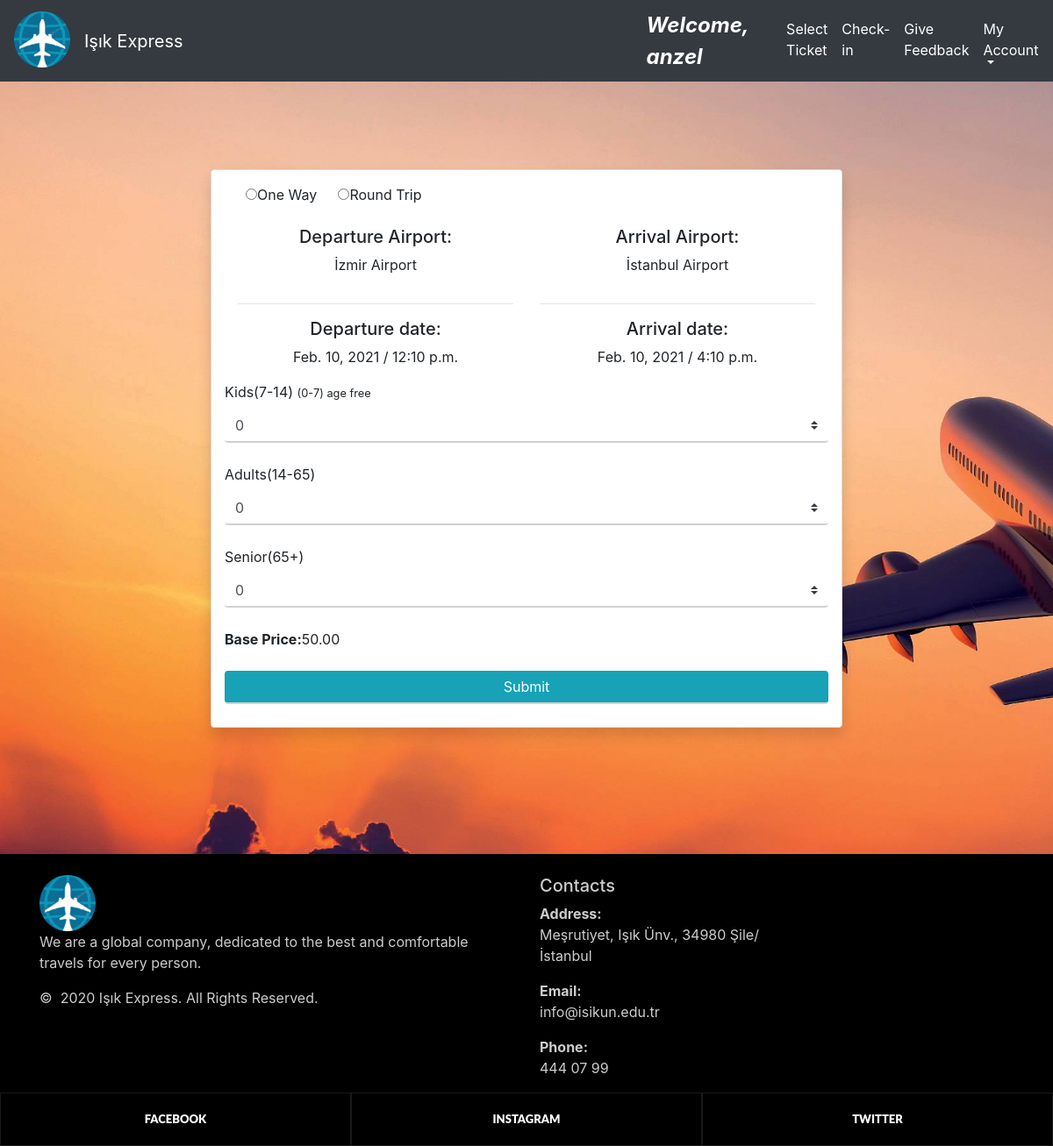
Screenshot of /selected_flight/54 (signed in) with the database file from the repository.
### home/models.py (models this page shows, shortened)
class Flight(models.Model):
    pnr=models.CharField(max_length=10, null=True)
    departure_time = models.DateField(auto_now_add=False, auto_now=False, null=True)
    arrival_time = models.DateField(auto_now_add=False, auto_now=False, null=True)
    departure_hour=models.TimeField(auto_now=False, auto_now_add=False, null=True)
    arrival_hour = models.TimeField(auto_now=False, auto_now_add=False, null=True)
    from_airport = models.ForeignKey(Airport, null=True,on_delete=models.SET_NULL, related_name="from_airport")
    to_airport = models.ForeignKey(Airport, null=True,on_delete=models.SET_NULL, related_name="to_airport")
    price= models.DecimalField(max_digits=10,decimal_places=2,null=True)

class Airport(models.Model):
    name=models.CharField(max_length=255,null=True)
    address=models.CharField(max_length=500,null=True)
    def __str__(self):
        return self.name

### home/views.py (the view)
# urls.py: path('selected_flight/<int:flight_id>', views.selected_flight, name="selected_flight"),
@login_required
def selected_flight(request, flight_id):
    url = 'home/selected_flight.html'
    flight = Flight.objects.get(id=flight_id)
    return render(request, url, {'flight': flight})

### home/templates/home/selected_flight.html (shortened to what this page needs)
{% extends 'home/main.html' %}
{% load static %}
{% block content %}
<head>
    <link rel="stylesheet" type="text/css" href="{% static 'css/footer.css' %}">
    <link rel="stylesheet" type="text/css" href="{% static 'css/background.css' %}">
    <link rel="stylesheet" type="text/css" href="https://cdnjs.cloudflare.com/ajax/libs/font-awesome/4.7.0/css/font-awesome.min.css">
    <link rel="stylesheet" type="text/css" href="https://stackpath.bootstrapcdn.com/bootstrap/4.1.1/css/bootstrap.min.css">
</head>
<body class="first-info" >
<div class="card shadow mb-5 bg-white rounded text-center" style=" margin-top: 100px; " >
        <div class="row mb-3 mt-3"> <label class="radiobtn"><input type="radio" name="gender" value="male">One Way</label> <label class="radiobtn"><input type="radio" name="gender" value="male">Round Trip</label> </div>
        <div class="row">
            <div class="col-sm-6">
                <h5>Departure Airport:</h5><p>{{ flight.from_airport }} </p>
            </div>
            <div class="col-sm-6">
                <h5>Arrival Airport:</h5><p>{{ flight.to_airport }} </p>
            </div>
        </div>
        <div class="row">
            <div class="col-sm-6"><hr><h5>Departure date:</h5><p>{{ flight.departure_time }}  /  {{ flight.departure_hour }}</p></div>
            <div class="col-sm-6"><hr><h5>Arrival date:</h5><p>{{ flight.arrival_time }}  /  {{ flight.arrival_hour }}</p></div>
        </div>
    <form onsubmit="return dogrula()" action="/choose_class/{{ flight.id }}" method="POST" id="ticket_detail_form" name="ticket_detail_form" >
        <div class="row">
            <label for="kid">Kids(7-14) <small>(0-7) age free</small></label>
            <select class="browser-default custom-select mb-4 form-control" id="kid" name="kid" form="ticket_detail_form" >
              <option value="0">0</option>
            </select>
            <label for="adult">Adults(14-65)</label>
            <select class="browser-default custom-select mb-4 form-control" id="adult" name="adult" form="ticket_detail_form" >
              <option value="0">0</option>
            </select>
            <label for="senior">Senior(65+)</label>
            <select class="browser-default custom-select mb-4 form-control" id="senior" name="senior" form="ticket_detail_form" >
              <option value="0">0</option>
            </select>
            <b>Base Price:</b>  {{flight.price}}
            <br><br>
            <input type="submit" value="Submit" class="btn btn-info btn-block">
        </div>
    </form>
</div>
<br><br><br><br>
</body>
{% endblock %}

### home/templates/home/navbar.html (shortened to what this page needs)
{% load static %}
{% block content %}
<head>
</head>
<body>
<nav class="navbar navbar-expand-md navbar-dark bg-dark">
    <a class="navbar-brand pb-2" href="{% url 'homepage' %}"><img src="{% static 'images/logo.png' %}" style="height: 64px; width: 64px"></a>
                <a class="navbar-brand" href="{% url 'homepage' %}">Işık Express</a>
    <a class="nav navbar-nav navbar-right " style="margin-left: 32rem !important;" ><font  size="5" color="white"><b><i>Welcome, {{user.username}}</i></b></font></a>
    <div class="collapse navbar-collapse" id="navbarNavDropdown" style="margin-left: 3% !important;">
        <ul class="navbar-nav">
        {% if requested_user_type.user_type == 'A' %}
        <li class="nav-item active">
                <a class="nav-link" href="{% url 'addairport' %}">Add Airports <span class="sr-only">(current)</span></a>
            </li>
            <li class="nav-item">
                <a class="nav-link" href="{% url 'feedbacklist' %}" style="color:white">Response Feedbacks</a>
            </li>
             <li class="nav-item">
                 <a class="nav-link" href="{% url 'logout' %}" style="color:white">Logout</a>
             </li>
        {% else %}
            <li class="nav-item active">
                <a class="nav-link" href="{% url 'homepage' %}">Select Ticket <span class="sr-only">(current)</span></a>
            </li>
            <li class="nav-item">
                <a class="nav-link" href="{% url 'checkin' %}" style="color:white">Check-in</a>
            </li>
            <li class="nav-item">
                <a class="nav-link" href="{% url 'FeedbackPage' %}" style="color:white">Give Feedback</a>
            </li>
            <li class="nav-item dropdown">
                <a class="nav-link dropdown-toggle"  id="navbarDropdownMenuLink" data-toggle="dropdown" aria-haspopup="true" aria-expanded="false" style="color:white"> My Account </a>
            </li>
        {% endif %}
        </ul>
    </div>
</nav>
</body>
{% endblock %}

### home/static/css/background.css (style rules this page uses)
.first-info { background-image: url( '/static/images/plane1.jpg' ) ; background-size: cover; background-repeat: no-repeat; }

### home/static/css/footer.css (style rules this page uses)
ul, ol { list-style: none; padding: 0; margin: 0; }

### home/templates/home/selected_flight.html (style rules this page uses)
.card { margin: auto; border: solid 1px #dbdad7; width: 60%; padding-left: 30px !important; padding-bottom: 10px !important; padding-right: 30px !important; padding-top: 0px !important }
.custom-select { width: 100% }
input { outline: 0 !important; border-width: 0 0 2px !important; border-color: #d1d1cf !important }
select { outline: 0 !important; border-width: 0 0 2px !important; border-color: #d1d1cf !important }
.radiobtn { margin-left: 3.5% }

### rows the page displays
Flight: from_airport "İzmir Airport", to_airport "İstanbul Airport", departure_time "Feb. 10, 2021", departure_hour "12:10 p.m.", arrival_time "Feb. 10, 2021", arrival_hour "4:10 p.m.", price "50.00"

### other values shown
{{ user.username }} "anzel"
